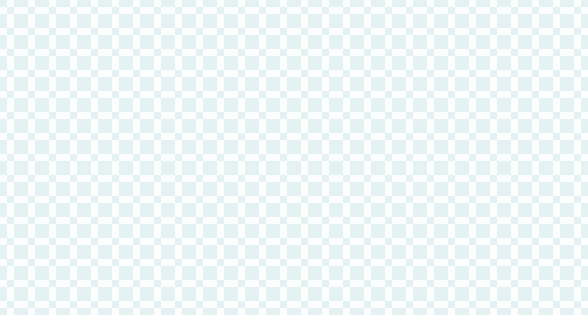

A level layout from a 2D game, rendered from its tile map. Below: a short description, then the map file with tile-grid data replaced by summaries:
An orthogonal 28x15 tile map with 21x21 px tiles, 1 tile layer (sky), 1 hidden layer not drawn, 4 tilesets and 1 object.

<map version="1.0" orientation="orthogonal" width="28" height="15" tilewidth="21" tileheight="21">
 <tileset firstgid="1" name="blocks" tilewidth="21" tileheight="21">
  <image source="../img/blocks.png" width="252" height="21" />
 </tileset>
 <tileset firstgid="13" name="sky" tilewidth="21" tileheight="21">
  <image source="../img/block-sky.png" width="21" height="21" />
 </tileset>
 <tileset firstgid="14" name="scarab" tilewidth="21" tileheight="21">
  <image source="../img/scarab.png" width="21" height="21" />
 </tileset>
 <tileset firstgid="15" name="player" tilewidth="20" tileheight="30">
  <image source="../img/player.png" width="60" height="270" />
 </tileset>
 <layer name="sky" width="28" height="15">
  <data>[420 cells, 420 non-empty, 1 distinct tile ids]</data>
 </layer>
 <objectgroup name="objects" width="28" height="15">
  <object gid="16" x="42" y="21" />
 </objectgroup>
 <layer name="blocks" width="28" height="15" visible="0">
  <data>[420 cells, 46 non-empty, 2 distinct tile ids]</data>
 </layer>
</map>
